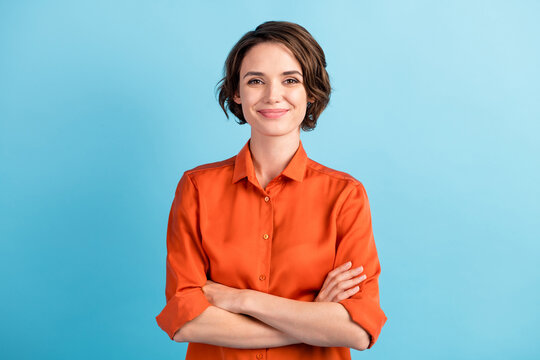
#> input picture ocv_eg/per.jpg, 540 x 360 px, found by its file name
$ python sift_.py
#> lines starting #> are read from the running program, lines starting #| are printed output that depends on the picture
from pydoc import describe
import cv2
from cv2 import DescriptorMatcher
import numpy as np
import matplotlib.pyplot as plt
# %matplotlib inline
#show OpenCV version
print(cv2.__version__)
#read the iamge and convert to grayscale
image = cv2.imread('per.jpg')
#> image is the input picture: shape (360, 540, 3); mean B, G, R 184.4, 177.9, 151.8
gray = cv2.cvtColor(image, cv2.COLOR_RGB2GRAY)
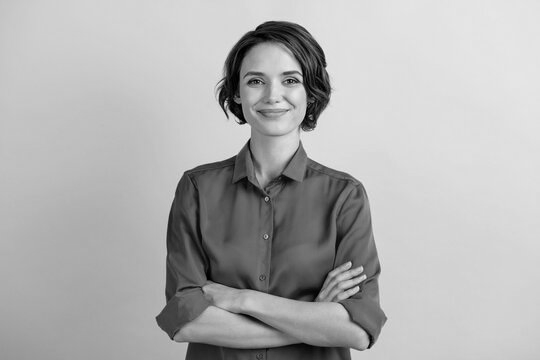
#> gray: shape (360, 540); min 0, max 237, mean 176.9
#create sift object
sift  = cv2.xfeatures2d.SIFT_create()
keypoints = sift.detect(gray, None)
#> keypoints = 293 keypoints; strongest (x, y, size): (308, 122, 10.5), (369, 347, 2.1), (317, 86, 22.4), (225, 104, 2.4)
#calculate keypoints and their orientation
keypoints, Descriptors = sift.detectAndCompute(gray, None)
#plot keypoints on the image
with_keypoints = cv2.drawKeypoints(gray, keypoints, None)
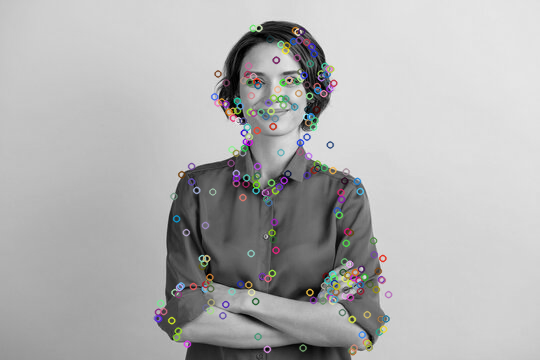
#> with_keypoints: shape (360, 540, 3); mean of channels 0, 1, 2 177.2, 177.2, 177.4; drawn as B, G, R
#plot the image
plt.imshow(with_keypoints)
plt.show()

$ run again, with ocv_eg/2v.jpg copied over ocv_eg/per.jpg
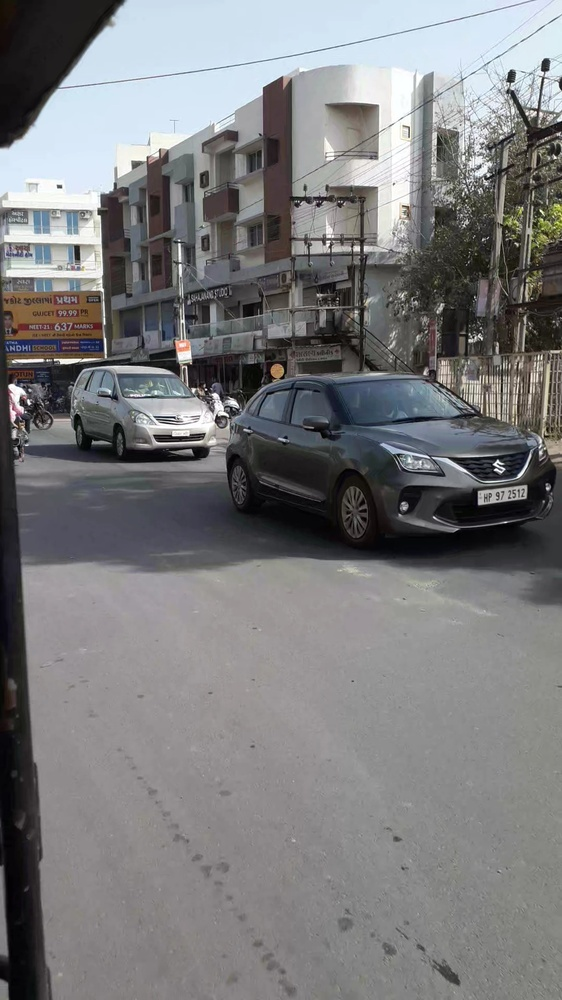
#> input picture ocv_eg/2v.jpg, 562 x 1000 px, shrunk from 1080 x 1920 before the run, found by its file name
#> image is the input picture: shape (1000, 562, 3); mean B, G, R 124.6, 123.1, 122.8
#> `gray = cv2.cvtColor(image, cv2.COLOR_RGB2GRAY)`:
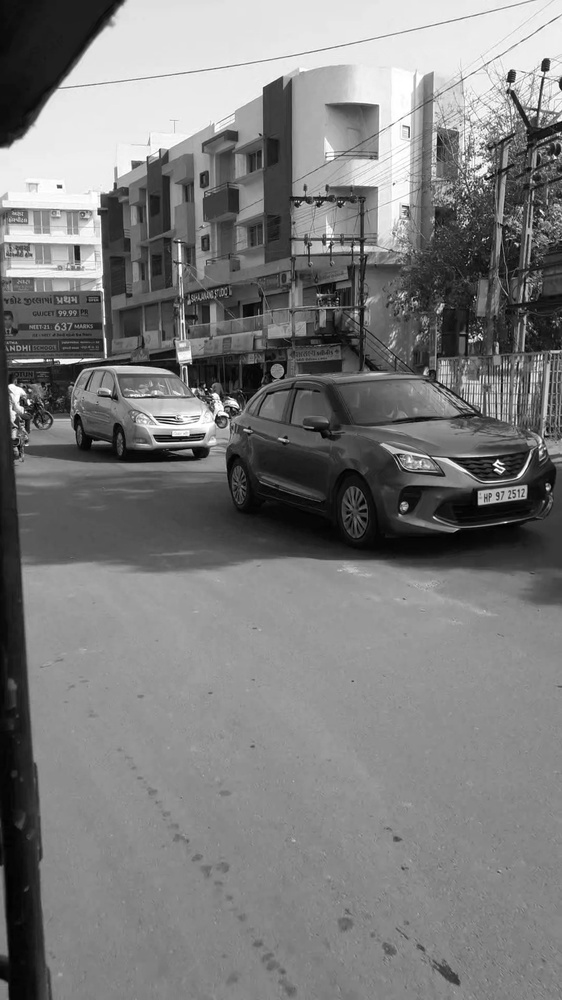
#> gray: shape (1000, 562); min 0, max 255, mean 123.6
#> keypoints = 2234 keypoints; strongest (x, y, size): (545, 65, 7.2), (16, 391, 9.9), (511, 76, 6.9), (59, 186, 3.1)
#> `with_keypoints = cv2.drawKeypoints(gray, keypoints, None)`:
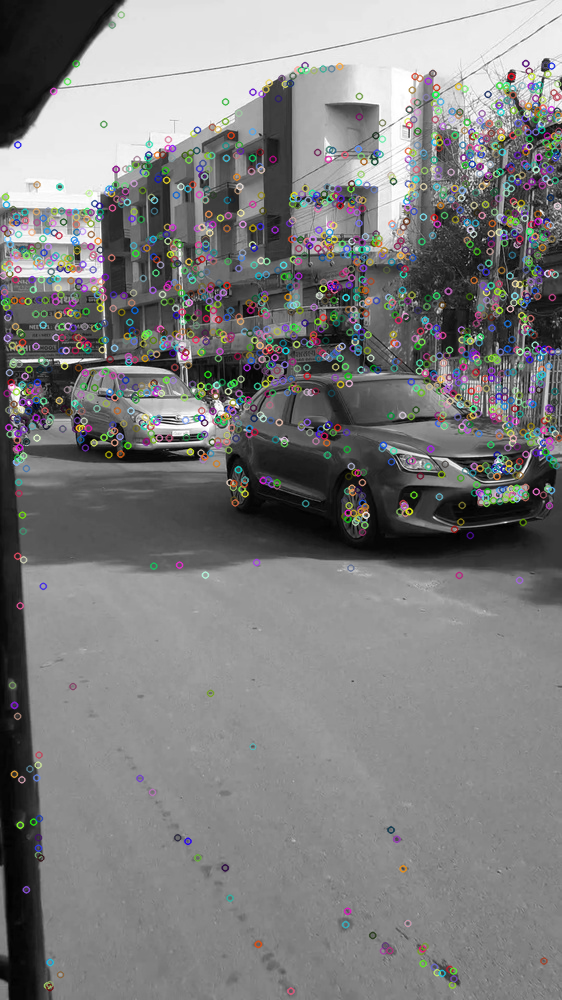
#> with_keypoints: shape (1000, 562, 3); mean of channels 0, 1, 2 125.2, 125.3, 125.3; drawn as B, G, R
